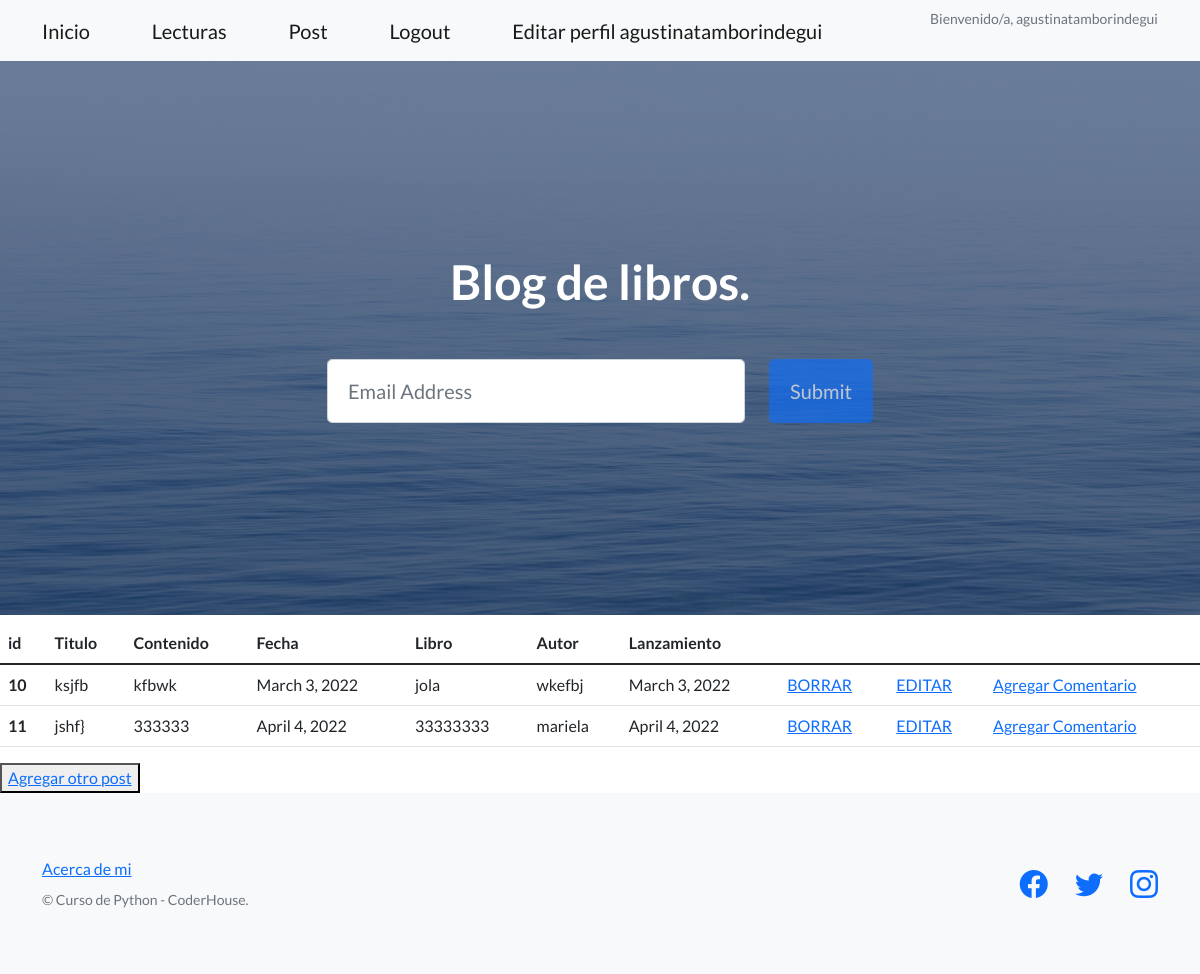
Before: /app_uno/posts (signed in) with the older database file.
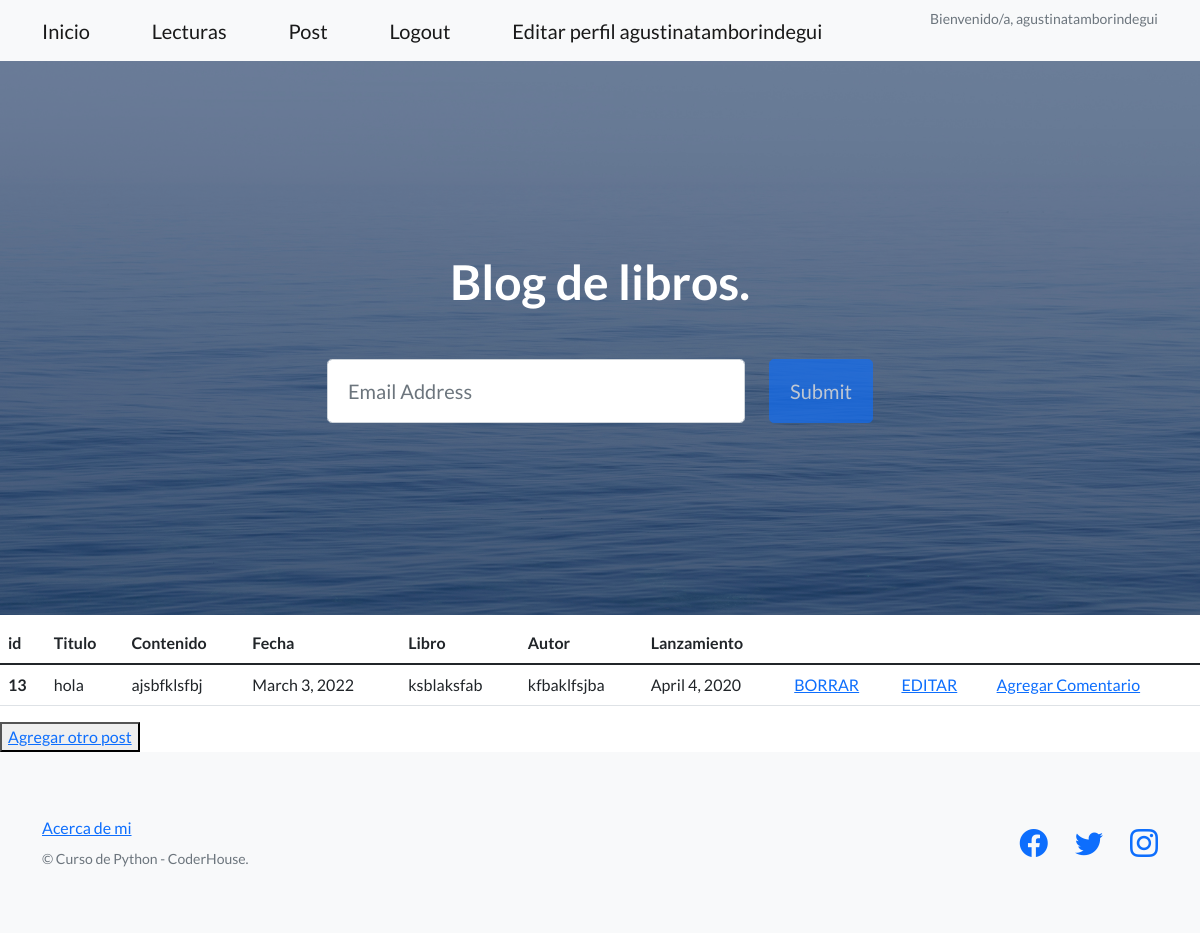
After: the same page with the newer database file.
### app_uno/models.py (models this page shows, shortened)
class Post (models.Model):
    titulo = models.CharField(max_length=40)
    contenido = models.CharField(max_length=2000)
    fecha = models.DateField()
    nombre_libro = models.CharField(max_length=40)
    autor = models.CharField(max_length=40)
    lanzamiento = models.DateField()

### app_uno/views.py (the view)
# urls.py: path("posts", views.posts, name="lecturas"),
def posts (request):
    lista_posts = Post.objects.all()
    posts = lista_posts
    return render (request, "lecturas.html", {"posts":posts })

### app_uno/templates/lecturas.html (shortened to what this page needs)
{% extends "index.html" %}
{%  load static %}
{% block contenido %}
    <table class="table">
        <thead>
          <tr>
            <th scope="col">id</th>
            <th scope="col">Titulo</th>
            <th scope="col">Contenido</th>
            <th scope="col">Fecha</th>
            <th scope="col">Libro</th>
            <th scope="col">Autor</th>
            <th scope="col">Lanzamiento</th>
          </tr>
        </thead>
        <tbody>
            <tr>
            {% for n in posts %}
                <th scope="row">{{n.id}}</th>
                <td>{{n.titulo}}</td>
                <td>{{n.contenido}}</td>
                <td>{{n.fecha}}</td>
                <td>{{n.nombre_libro}}</td>
                <td>{{n.autor}}</td>
                <td>{{n.lanzamiento}}</td>
               <td><a href="{% url 'eliminar_post'  n.id %}">BORRAR</a></td>
               <td><a href="{% url 'editar_post'  n.id %}">EDITAR</a></td>
               <td><a href="{% url 'comentar'  n.id %}">Agregar Comentario</a></td>
            </tr>
            {% endfor %}
        </tbody>
      </table>
      <button>
        <a href="alta_post">Agregar otro post</a>
      </button>
{% endblock %}

### app_uno/templates/index.html (shortened to what this page needs)
<!DOCTYPE html>
<html lang="en">
    <head>
        {% load static %}
        <link href="https://cdn.jsdelivr.net/npm/bootstrap-icons@1.5.0/font/bootstrap-icons.css" rel="stylesheet" type="text/css" />
        <link href= "{% static 'app_uno/css/styles.css' %}" rel="stylesheet" />
    </head>
    <body>
        <nav class="navbar navbar-light bg-light static-top">
            <div class="container">
                <a class="navbar-brand" href="{%url 'index'%}">Inicio</a>
                <a class="navbar-brand" href="{%url 'lecturas'%}">Lecturas</a>
                {% if user.is_authenticated %}
                <a class="navbar-brand" href="{%url 'alta_post'%}">Post</a>
                <a class="navbar-brand" href="{%url 'logout'%}">Logout</a>
                <a class="navbar-brand" href="{%url 'editarPerfil'%}">Editar perfil {{user.username}}</a>
                {% endif %}
                {% if  request.user.is_authenticated %}
                <p class="text-muted small mb-4">Bienvenido/a, {{user.username}} </p>
                {% endif %}
            </div>
        </nav>
        <header class="masthead">
            <div class="container position-relative">
                <div class="row justify-content-center">
                    <div class="col-xl-6">
                        <div class="text-center text-white">
                            <h1 class="mb-5">Blog de libros.</h1>
                            <form class="form-subscribe" id="contactForm" data-sb-form-api-token="API_TOKEN">
                                <div class="row">
                                    <div class="col">
                                        <input class="form-control form-control-lg" id="emailAddress" type="email" placeholder="Email Address" data-sb-validations="required,email" />
                                    </div>
                                    <div class="col-auto"><button class="btn btn-primary btn-lg disabled" id="submitButton" type="submit">Submit</button></div>
                                </div>
                            </form>
                        </div>
                    </div>
                </div>
            </div>
        </header>
        {% block contenido %}
        {% endblock %}
        <footer class="footer bg-light">
            <div class="container">
                <div class="row">
                    <div class="col-lg-6 h-100 text-center text-lg-start my-auto">
                        <ul class="list-inline mb-2">
                            <li class="list-inline-item"><a href="{% url 'about_page' %}">Acerca de mi</a></li>
                        </ul>
                        <p class="text-muted small mb-4 mb-lg-0">&copy; Curso de Python - CoderHouse.</p>
                    </div>
                     <div class="col-lg-6 h-100 text-center text-lg-end my-auto">
                        <ul class="list-inline mb-0">
                           <li class="list-inline-item me-4">
                                <a href="#!"><i class="bi-facebook fs-3"></i></a>
                            </li>
                            <li class="list-inline-item me-4">
                                <a href="#!"><i class="bi-twitter fs-3"></i></a>
                            </li>
                            <li class="list-inline-item">
                                <a href="#!"><i class="bi-instagram fs-3"></i></a>
                            </li>
                        </ul>
                    </div>
                </div>
            </div>
        </footer>
    </body>
</html>

Changed rows visible on the page:
removed Post: id "10", titulo "ksjfb", contenido "kfbwk", fecha "March 3, 2022", nombre_libro "jola", autor "wkefbj", lanzamiento "March 3, 2022"
removed Post: id "11", titulo "jshf}", contenido "333333", fecha "April 4, 2022", nombre_libro "33333333", autor "mariela", lanzamiento "April 4, 2022"
added Post: id "13", titulo "hola", contenido "ajsbfklsfbj", fecha "March 3, 2022", nombre_libro "ksblaksfab", autor "kfbaklfsjba", lanzamiento "April 4, 2020"
